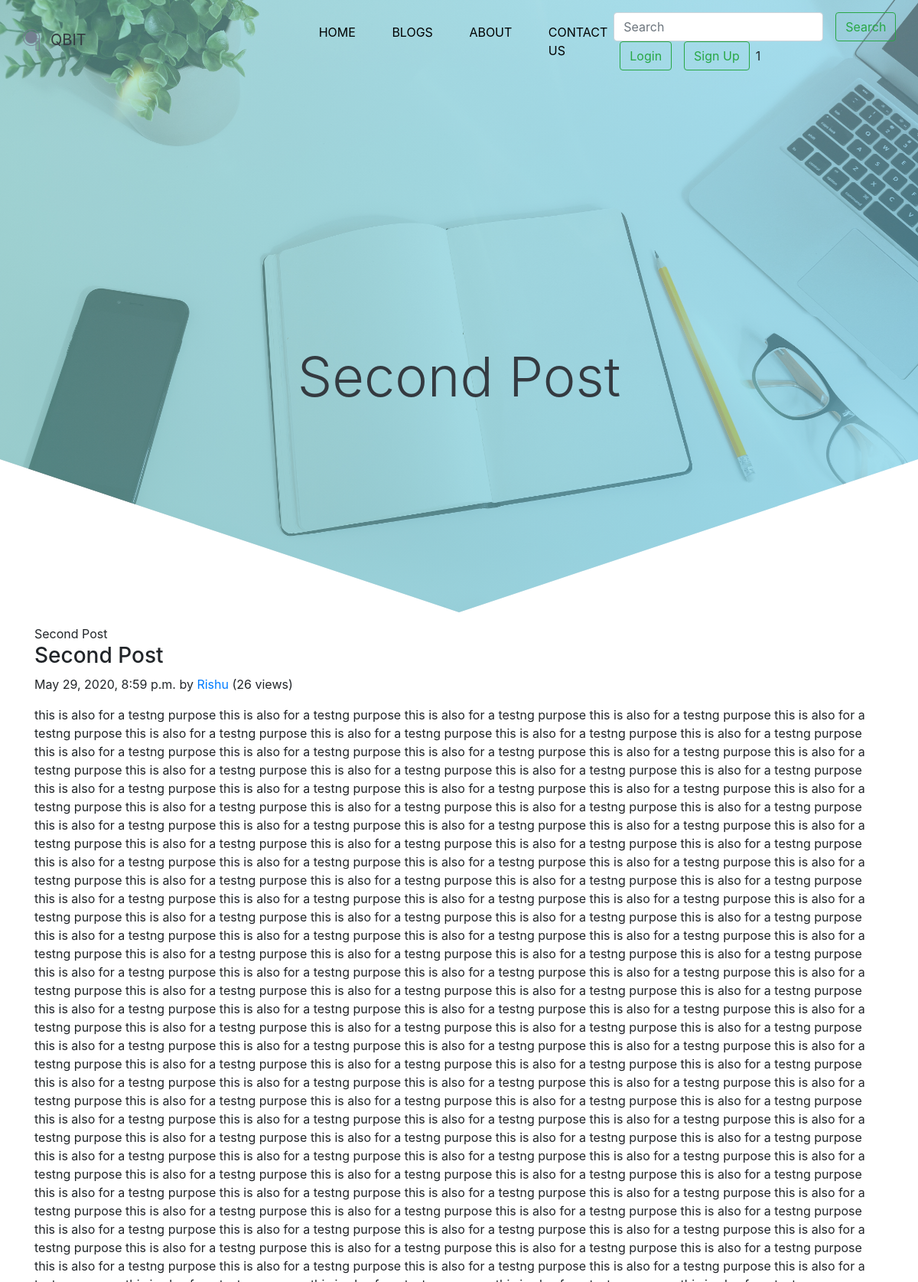
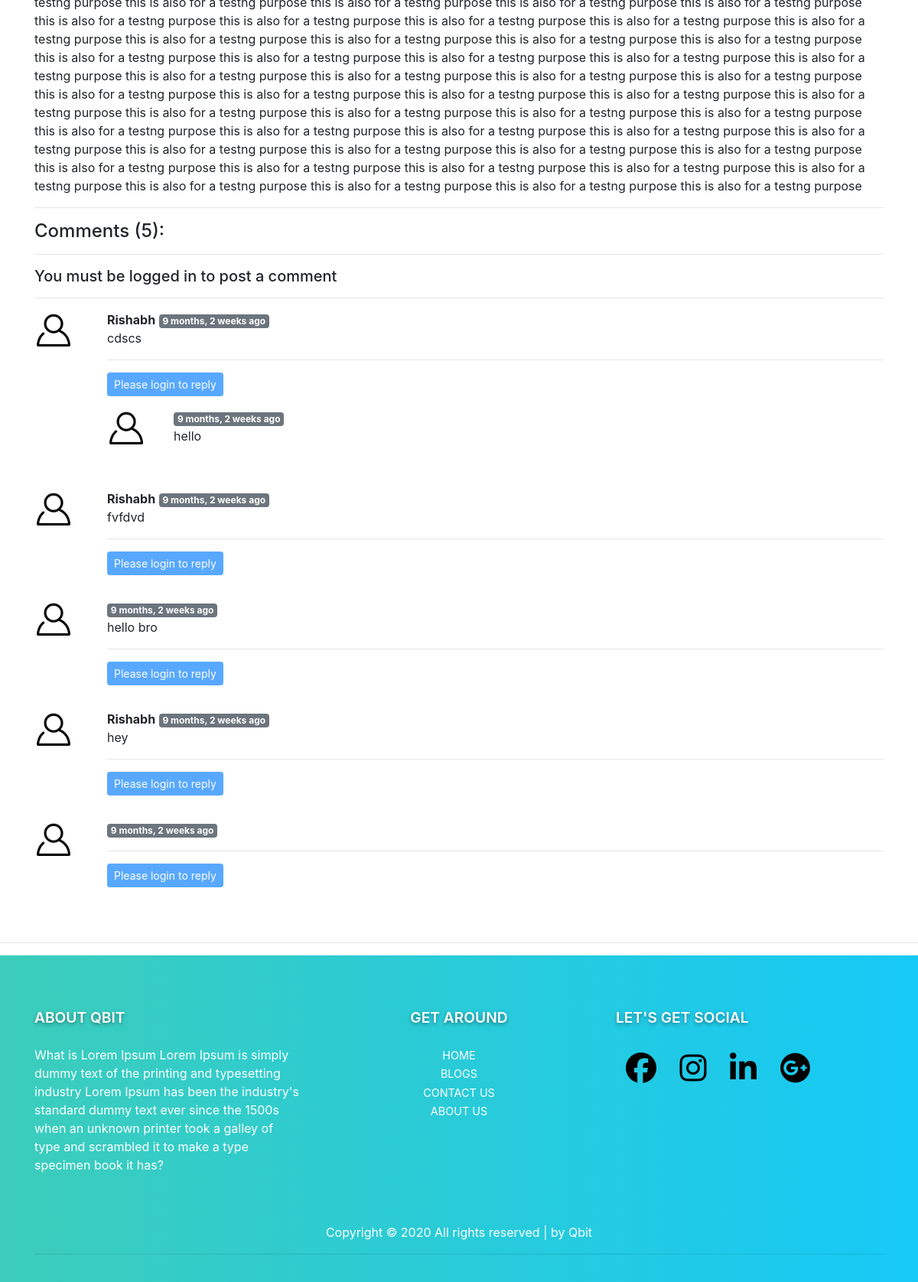
The page /blog/second-post on the database its author committed (2 pictures, top to bottom).
### blog/models.py (models this page shows, shortened)
class Post(models.Model):
    sno=models.AutoField(primary_key=True)
    title=models.CharField(max_length=255)
    content=models.TextField()
    author=models.CharField(max_length=13)
    slug=models.CharField(max_length=130)
    timeStamp=models.DateTimeField(blank=True)
    views=models.IntegerField(default=0)
    image=models.ImageField(upload_to="static/img", default="")

class BlogComment(models.Model):
    sno=models.AutoField(primary_key=True)
    comment=models.TextField()
    user=models.ForeignKey(User, on_delete=models.CASCADE)
    post=models.ForeignKey(Post, on_delete=models.CASCADE)
    parent=models.ForeignKey('self',on_delete=models.CASCADE, null=True)
    timestamp=models.DateTimeField(default=now)

### blog/views.py (the view)
# urls.py: path('<str:slug>',views.blogpost, name='blogpost'),
def blogpost(request, slug):
    post=Post.objects.filter(slug=slug).first()
    post.views = post.views + 1
    post.save()
    comments= BlogComment.objects.filter(post=post, parent=None)
    replies= BlogComment.objects.filter(post=post).exclude(parent=None)
    replyDict={}
    for reply in replies:
        if reply.parent.sno not in replyDict.keys():
            replyDict[reply.parent.sno]=[reply]
        else:
            replyDict[reply.parent.sno].append(reply)
    context={'post':post, 'comments':comments, 'user': request.user, 'replyDict': replyDict}
    return render(request, 'blog/blogpost.html', context)

### blog/templatetags/extras.py (called while the page is built)
@register.filter(name='get_val')
def get_val(dict,key):
    return dict.get(key)

### templates/blog/blogpost.html (shortened to what this page needs)
{% extends 'base.html' %}
{% block blogactive %}active {% endblock blogactive %}
{% block body %}
{% load humanize %}
{% load extras %}
<div class="container my-3">
{% block name %}{{post.title}}{% endblock %}
    <h3 class="blog-post-title">{{post.title}}</h3>
    <p class="blog-post-meta">{{post.timeStamp}} by <a href="/about">{{post.author}}</a> (<span>{{post.views}} views</span>)</p>
    <p>{{post.content|safe}}</p>
    <hr>
</div>
<div class="container">
    <h4>Comments ({{comments.count}}):</h4>
    <hr>
    <div class="my-2">
        {% if user.is_authenticated %}
        <form action="/blog/postComment" method="post">
            {% csrf_token %}
            <div class="form-group">
                <label for="InputComment">Post Your Comment</label>
                <input class="form-control" type="text" name="comment" placeholder="Enter Your Comment">
            </div>
            <input type="hidden" name="postSno" value="{{post.sno}}">
            <input type="hidden" name="parentSno" value="">
            <button class="btn btn-primary" type="submit" >Submit</button>
        </form>
        {% else %}
        <h5>You must be logged in to post a comment</h5>
        <hr>
        {% endif %}
    </div>
    {% for comment in comments %}
    <div class="row my-3">
        <div class="col-md-1"><img style="width: 50px;" src="/media/static/img/user.png" alt="user"></div>
        <div class="col-md-11"><b>{{comment.user.first_name}}</b> <span
                class="badge badge-secondary">{{comment.timestamp | naturaltime}}</span>
            <div>{{comment.comment}}</div>
            <div class="reply mx-0">
                {% if user.is_authenticated %}
                    <button class="btn btn-sm btn-primary mt-2" type="button" data-toggle="collapse" data-target="#replyBox{{comment.sno}}"
                        aria-expanded="false" aria-controls="replyBox{{comment.sno}}">
                        Reply
                    </button><hr>
                <div class="collapse" id="replyBox{{comment.sno}}">
                    <div class="card card-body my-3">
                        <form action="/blog/postComment" method="post">
                            {% csrf_token %}
                            <div class="form-group">
                                <label for="comment">Post Your Reply</label>
                                <input class="form-control" type="text" name="comment" placeholder="Enter Your Comment">
                                <input type="hidden" class="hidden" name="parentSno" value="{{comment.sno}}">
                            </div>
                            <input type="hidden" name="postSno" value="{{post.sno}}">
                            <button class="btn btn-primary" type="submit" >Submit</button>
                        </form>
                    </div>
                </div>
                {% else %}
                <hr>
                <button class="btn btn-sm btn-primary" type="button" data-toggle="collapse" data-target="#replyBox{{comment.sno}}"
                        aria-expanded="false" aria-controls="replyBox{{comment.sno}}" disabled>
                        Please login to reply
                    </button>
                {% endif %}
                <div class="replies my-3">
                    {% for reply in replyDict|get_val:comment.sno %}
                    <div class="row">
                        <div class="col-md-1">
                            <img style="width: 50px;" src="/media/static/img/user.png" alt="user">
                        </div>
                        <div class="col-md-11">
                            <b>{{reply.user.first_name}}</b> <span class="badge badge-secondary">{{reply.timestamp | naturaltime}}</span>
                                 <div>{{reply.comment}}</div>
                        </div>
                    </div>
                        <br>
                    {% endfor %}
                </div>
            </div>
        </div>
    </div>
    {% endfor %}
</div>
{% endblock body %}

### static/css/style.css (style rules this page uses)
* { margin: 0; padding: 0; box-sizing: border-box; }

### rows shown on the page
Post: title "Second Post Second Post", title "Second Post", timeStamp "May 29, 2020, 8:59 p.m.", author "Rishu", views "26", content "this is also for a testng purpose this is also for a testng purpose this is also for a testng purpose this is also for a testng purpose this is also for a testng purpose this is also for a testng purpose this is also for a testng purpose this is also for a testng purpose this is also for a testng purpose this is also for a testng purpose this is also for a testng purpose this is also for a testng purpose this is also for a testng purpose this is also for a testng purpose this is also for a testng purpose this is also for a testng purpose this is also for a testng purpose this is also for a testng purpose this is also for a testng purpose this is also for a testng purpose this is also for a…"
BlogComment: user.first_name "Rishabh", timestamp "9 months, 2 weeks ago", comment "cdscs"
BlogComment: timestamp "9 months, 2 weeks ago", comment "hello"
BlogComment: user.first_name "Rishabh", timestamp "9 months, 2 weeks ago", comment "fvfdvd"
BlogComment: timestamp "9 months, 2 weeks ago", comment "hello bro"
BlogComment: user.first_name "Rishabh", timestamp "9 months, 2 weeks ago", comment "hey"
BlogComment: timestamp "9 months, 2 weeks ago"

### other values the page prints
{{ comments.count }} "5"
